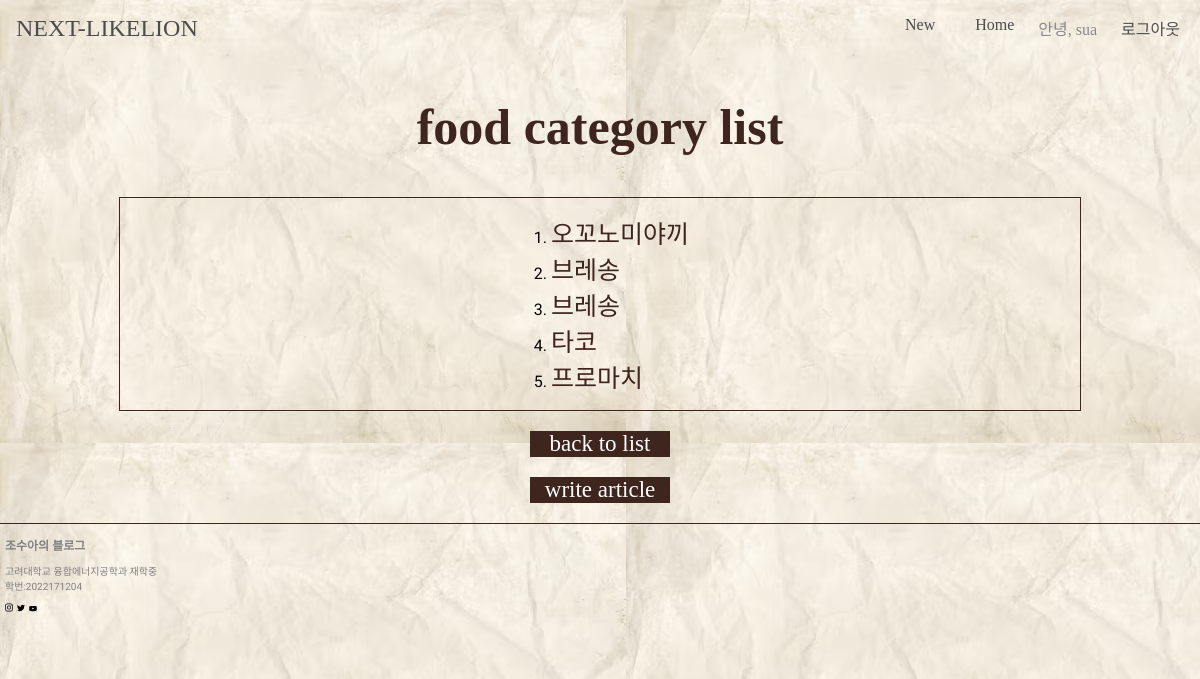
The app's page /category/food (signed in) with its own data.
### blogApp/models.py (models this page shows, shortened)
class Article(models.Model):
    title = models.CharField(max_length= 200)
    content = models.TextField()
    category = models.CharField(max_length=10, null = True)
    updated_at = models.DateTimeField(auto_now = True)
    author = models.ForeignKey(User, on_delete=models.CASCADE, related_name='posts', default=1)

### blogApp/views.py (the view)
# urls.py: path('category/<str:category_name>', views.category, name = 'category'),
def category(request, category_name):
    category_kind = category_name
    category_articles = Article.objects.filter(category = category_name)
    return render(request, 'category.html', {'category_articles': category_articles, 'category_kind': category_kind, })

### blogApp/templates/category.html
{% extends 'base.html' %}
{% block css %}
{% load static %}
<link rel="stylesheet" type="text/css" href="{% static 'category.css' %}">
{% endblock %}
{% block content %}
<h2>{{category_kind}} category list</h2>
    <div class="container">
        <ol>
        {% for article in category_articles %}
        <li><a href="{% url 'detail' article.id %}">{{ article.title }}</a></li>
        {% endfor%}
        </ol>
    </div>
    <div class="name">
        <a href = "{% url 'list' %}">back to list</a>
    </div>
    <div class="name">
        <a href = "{% url 'new' %}">write article</a>
    </div>
{% endblock %}

### blogApp/templates/base.html (shortened to what this page needs)
<!DOCTYPE html>
<html lang="en">
<head>
    {% load account socialaccount %}
    {% load static %}
    <link rel="stylesheet" type = "text/css" href= "{% static 'base.css'%}" />
    {% block css %} {% endblock css %}
</head>
<body>
    <nav id="navbar">
        <div class="navbar__logo">
          <a href="{% url 'list' %}">NEXT-LIKELION</a>
        </div>
        <ul class="navbar__menu">
          <li class="navbar__menu__item">
            <a href="{% url 'new' %}">New</a>
          </li>
          <li class="navbar__menu__item">
            <a href="{% url 'list' %}">Home</a>
          </li>
          {% if user.is_authenticated %}
          <span class="navbar__menu__item">안녕, {{user.username}}</span>
          <li class="navbar__menu__item">
            <a href="{% url 'logout'%}">로그아웃</a>
          </li>
          {% endif %}
        </ul>
    </nav>
    {% block content %} {% endblock content %}
    <div class="footer">
        <p class = 'blogname'><strong>조수아의 블로그</strong></p><br/>
        <p class = 'info'>고려대학교 융합에너지공학과 재학중<br/>학번:2022171204<br/></p>
        <div class="sns_icon">
            {% load static %}
            <a href = "https://www.instagram.com/_3sua3/" ><img src="{% static './instagram.svg' %}"></a>
            <a href = "https://www.instagram.com/_3sua3/"><img src = "{% static './twitter.svg' %}"></a>
            <a href = "https://www.instagram.com/_3sua3/"><img src = "{% static './youtube.svg' %}"></a>
        </div>
    </div>
</body>
</html>

### blogApp/static/base.css (style rules this page uses)
body { background-image: url('./old-crumpled-paper-texture-background_118047-12865.avif'); display: flex; flex-direction: column; align-items: center; }
.footer { width: 100%; border-top: 1px solid #3E251E; position: relative; bottom: -20px; display: flex; flex-direction: column; align-items: flex-start; padding-left: 10px; }
.footer p { font-family: 'Nanum Myeongjo', serif; color: gray; text-align: start; }
.blogname { font-size: 12px; }
.info { font-size: 10px; position: relative; top: -30px; }
.sns_icon { position: relative; top: -35px; white-space: nowrap; }
:root { --color-white: #ffffff; --color-dark-grey: #8f8f8f; --color-light-grey: #ebebeb; --color-blue: #668efd; --color-black: #4c4c4d; --font-large: 48px; --font-medium: 28px; --font-regular: 18px; --font-small: 16px; --font-micro: 14px; --weight-bold: 700; --weight-semi-bold: 500; --weight-regular: 400; --size-border-radius: 4px; }
body { margin: 0; width: 100%; background-color: aliceblue; }
.container { width: 100%; display: flex; justify-content: center; }
a { text-decoration: none; color: var(--color-black); }
ul { list-style: none; padding-left: 0; }
#navbar { width: 100%; display: flex; justify-content: space-between; align-items: center; transition: all 300ms ease-in-out; z-index: 1; color: #898989; }
.navbar__logo { padding: 8px 16px; font-size: 24px; }
.navbar__menu { display: flex; padding-left: 0; }
.navbar__menu .navbar__menu__item { margin: 0 4px; cursor: pointer; color: #898989; }
.navbar__menu .navbar__menu__item a { padding: 8px 16px; }

### blogApp/static/category.css (style rules this page uses)
body { background-image: url('./old-crumpled-paper-texture-background_118047-12865.avif'); display: flex; flex-direction: column; align-items: center; }
h2 { font-family: 'TAN-NIMBUS'; font-size: 50px; color: #3E251E; text-align: center; }
.container { border: 1px solid #3E251E; width: 80%; height: 80%; display: flex; flex-direction: column; align-items: center; font-family: 'Nanum Myeongjo', serif; }
.container li a { font-family: 'Nanum Myeongjo', serif; font-size: 25px; color: #3E251E; text-align: center; }
.name { margin-top: 20px; width: 140px; background-color: #3E251E; text-align: center; }
.name a { font-family: 'Droid Serif'; font-size: 23px; color: white; }

### records on screen
Article: title "오꼬노미야끼"
Article: title "브레송"
Article: title "브레송"
Article: title "타코"
Article: title "프로마치"

### other values on screen
{{ user.username }} "sua"
{{ category_kind }} "food"
